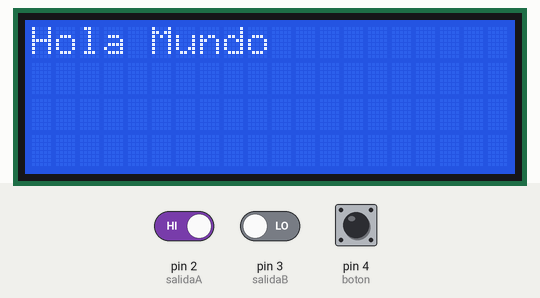
Bench run of a sketch on a simulated Arduino Uno, built with avr-gcc and run on an emulated ATmega328P. Shown: 20×4 character LCD. The test bench sets the inputs (shaded band); at power-on: pin 2 (salidaA) HIGH, pin 4 (boton) HIGH, pin 3 (salidaB) LOW. What the sketch prints to the serial monitor is not drawn.

Above: at 1.2 s.
1.3 s: pin 2 (salidaA) driven LOW
At 2.5 s:
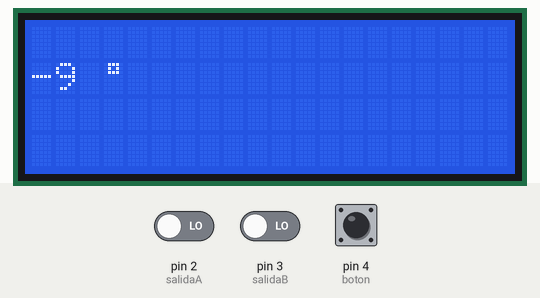
2.8 s: pin 4 (boton) pulled LOW for 0.15 s
4.4 s: pin 2 (salidaA) driven HIGH
At 4.8 s:
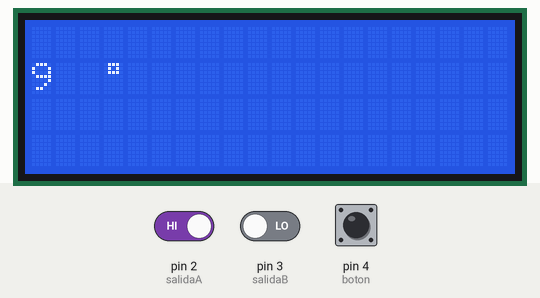
Timing chart, 0 to 7.4 s (numbered marks = the images above; inputs shaded):
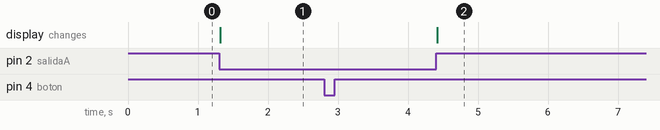

Measured:
- after the input at 1.3 s, the display: changes at once (image 1)
- after the input at 2.8 s, every drawn part: stays the same
- after the input at 4.4 s, the display: changes at once (image 2)

The sketch:

LCD_Y_POTENCIOMETRO.ino
```cpp
#include <Wire.h>
#include <LiquidCrystal_I2C.h>
//Crear el objeto lcd  dirección  0x3F y 16 columnas x 2 filas
LiquidCrystal_I2C lcd(0x27,20,4);
  byte customChar[] = {
  0x0E,
  0x0A,
  0x0E,
  0x00,
  0x00,
  0x00,
  0x00,
  0x00};
///// LIBRERIAS LCD

 #define salidaA 2
 #define salidaB 3
 #define boton 4

 int contador = 0;
 int estadoA;
 int estadoPrevioA;
 void setup() {
   pinMode (salidaA,INPUT); // pin 2
   pinMode (salidaB,INPUT); // pin 3
   // el pulsador debe ser polarizado a valor ALTO
   pinMode (boton, INPUT_PULLUP);

   Serial.begin (9600);
   // Lee el estado inicial de la salida A
   estadoPrevioA = digitalRead(salidaA);

/////////////LCD
  // Inicializar el LCD
  lcd.init();
  //Encender la luz de fondo.
  lcd.backlight();
  // Escribimos el Mensaje en el LCD.
  lcd.print("Hola Mundo");
 }
 void loop()
 {
   // Lee el estado de la salida A
   estadoA = digitalRead(salidaA);
   // Si el estado previo de la salida A era otro
   // significa que se ha producido un pulso
   if (estadoA != estadoPrevioA){
     // Si el estado de salida B es diferente del estado
     // de salida A el codificador esta girando a la derecha
     if (digitalRead(salidaB) != estadoA) {
       contador ++;
       lcd.clear();
     } else {
       contador --;
       lcd.clear();
     }
     /*Serial.print("Posición: ");
     Serial.println(contador);
     Serial.print("angulo: ");
     Serial.println(contador*180/20);*/
     //////////

      lcd.setCursor(0, 1);
       // Escribimos el número de segundos trascurridos
      lcd.print(contador*180/20);
      lcd.createChar(0, customChar);
      lcd.home();
      lcd.setCursor(3, 1);
      lcd.write(0);

     ////////
   }
   // actualiza el estado guardado
   estadoPrevioA = estadoA;

  bool Bot = digitalRead(boton);
  //Serial.print(B);
   if (!Bot) // si se pulsa el boton su valor va a BAJO
    { Serial.println("Boton pulsado: Contador a 0");
      contador = 0 ;
      delay(300);
    }
 }
```
